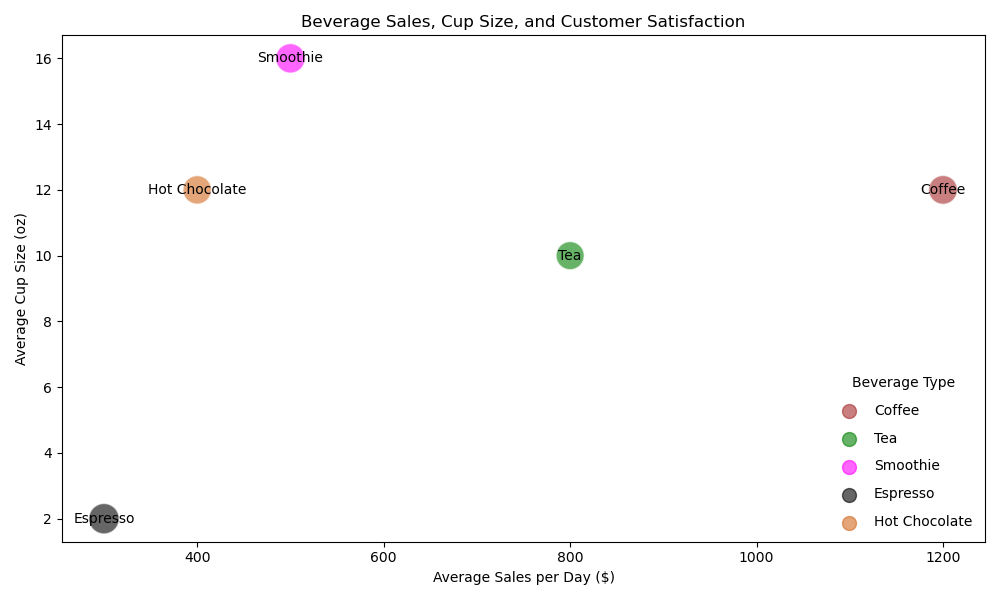

Write Python code to recreate this figure.

import matplotlib.pyplot as plt

# Data
data = [
    {'Beverage Type': 'Coffee', 'Average Sales per Day ($)': 1200, 'Average Cup Size (oz)': 12, 'Customer Satisfaction (1-5 scale)': 4.3},
    {'Beverage Type': 'Tea', 'Average Sales per Day ($)': 800, 'Average Cup Size (oz)': 10, 'Customer Satisfaction (1-5 scale)': 4.1},
    {'Beverage Type': 'Smoothie', 'Average Sales per Day ($)': 500, 'Average Cup Size (oz)': 16, 'Customer Satisfaction (1-5 scale)': 4.5},
    {'Beverage Type': 'Espresso', 'Average Sales per Day ($)': 300, 'Average Cup Size (oz)': 2, 'Customer Satisfaction (1-5 scale)': 4.8},
    {'Beverage Type': 'Hot Chocolate', 'Average Sales per Day ($)': 400, 'Average Cup Size (oz)': 12, 'Customer Satisfaction (1-5 scale)': 4.2}
]

# Extracting data
beverage_types = [item['Beverage Type'] for item in data]
sales_per_day = [item['Average Sales per Day ($)'] for item in data]
cup_sizes = [item['Average Cup Size (oz)'] for item in data]
customer_satisfaction = [item['Customer Satisfaction (1-5 scale)'] for item in data]

# Normalize the customer satisfaction scores to control bubble sizes
bubble_sizes = [(score * 100) for score in customer_satisfaction]  # Multiply by a factor to get a visible bubble size

# Color mapping for each beverage
colors = {'Coffee': 'brown', 'Tea': 'green', 'Smoothie': 'magenta', 'Espresso': 'black', 'Hot Chocolate': 'chocolate'}
beverage_colors = [colors[beverage] for beverage in beverage_types]

# Creating the bubble chart
plt.figure(figsize=(10, 6))
bubble = plt.scatter(sales_per_day, cup_sizes, s=bubble_sizes, c=beverage_colors, alpha=0.6, edgecolors='w', linewidth=1)

# Adding title and labels
plt.title('Beverage Sales, Cup Size, and Customer Satisfaction')
plt.xlabel('Average Sales per Day ($)')
plt.ylabel('Average Cup Size (oz)')

# Adding legend
for beverage in colors:
    plt.scatter([], [], c=colors[beverage], alpha=0.6, s=100, label=beverage)
plt.legend(scatterpoints=1, frameon=False, labelspacing=1, title='Beverage Type')

# Annotate each bubble with the Beverage Type
for i, txt in enumerate(beverage_types):
    plt.annotate(txt, (sales_per_day[i], cup_sizes[i]), ha='center', va='center')

# Show the plot
plt.tight_layout()
plt.show()
